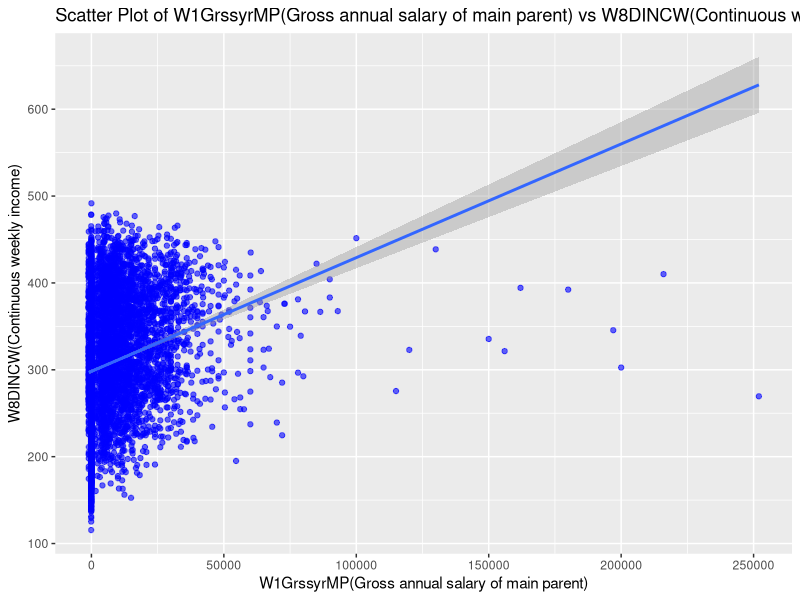
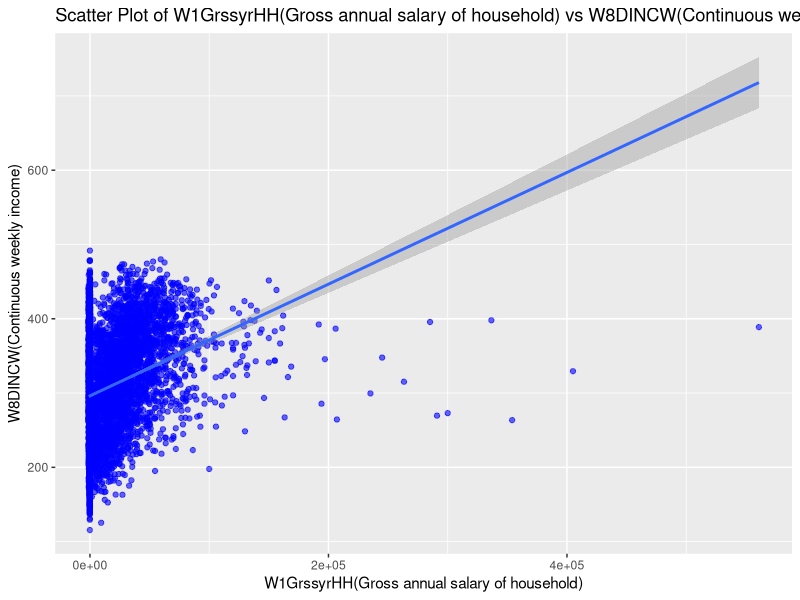
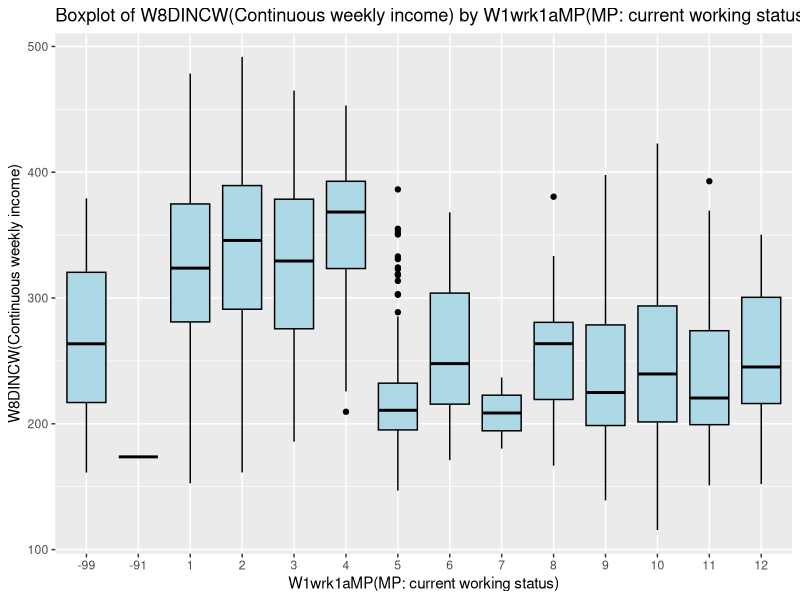
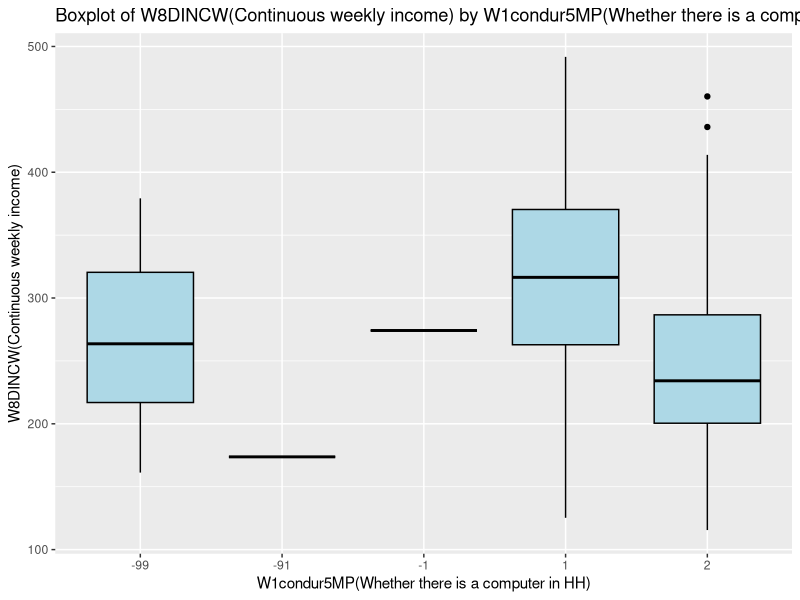
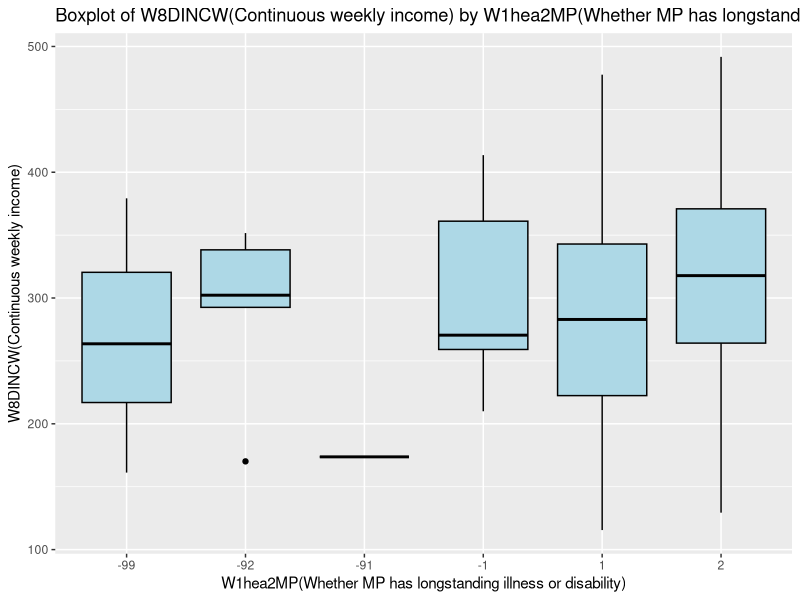
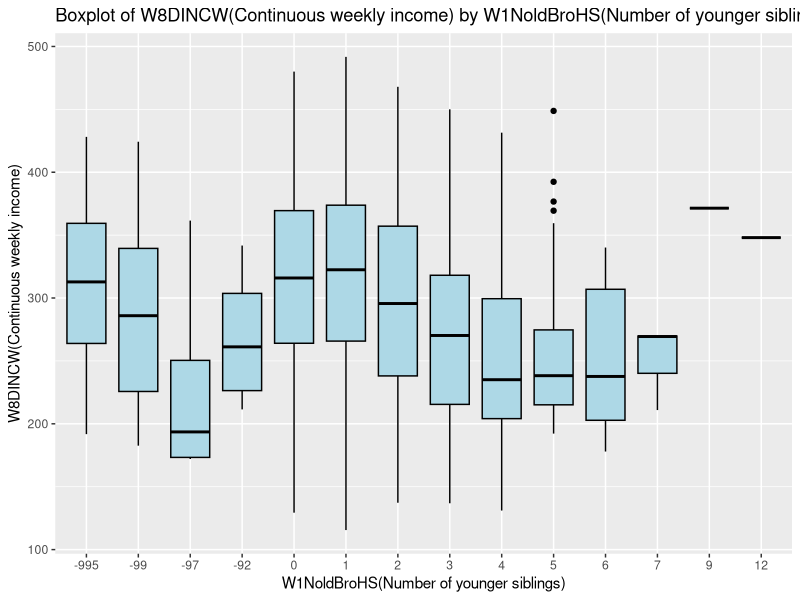
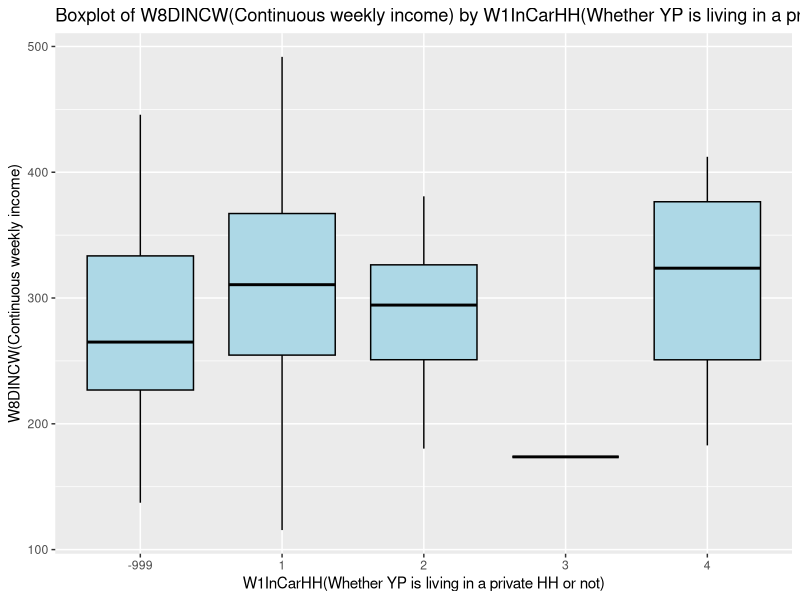
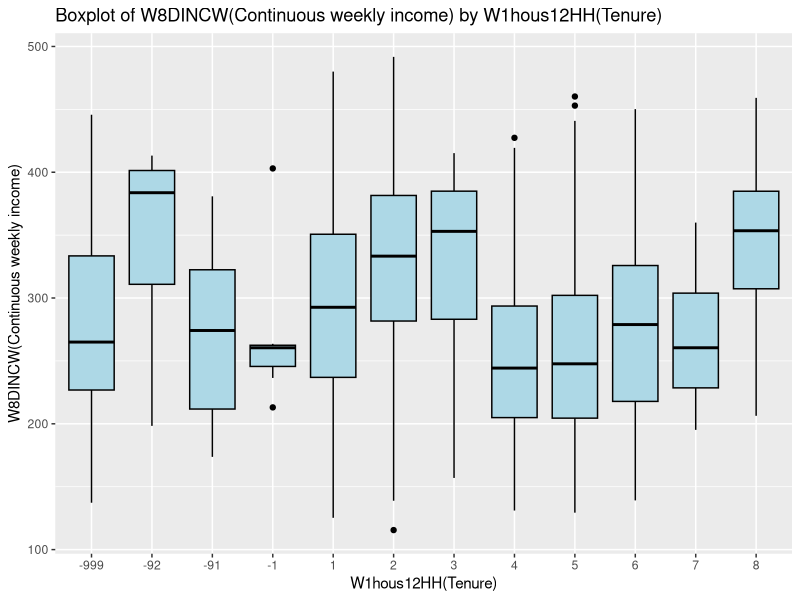

The R script that drew these images, in order:
library(ggplot2)

# EXPLORING THE DATA

assig.dat <- read.csv("INC.csv", header=TRUE, stringsAsFactors=TRUE) #read the assignment data

# Remove NSID column as it is useless
assig.dat <- subset(assig.dat, select = -NSID)

count_negative_positive <- function(column) {
  # Count negative values (-1 or less) and positive values (0 or greater)
  neg <- as.integer(sum(column <= -1, na.rm = TRUE))
  pos <- as.integer(sum(column >= 0, na.rm = TRUE))
  
  # Compute the percentage of missing values
  percentage_missing <- round(100 * neg / (neg + pos), 2)
  
  # Count the number of unique values
  unique_values <- length(unique(na.omit(column)))  # Excluding NA values
  
  # Return all computed values
  return(c(negative = neg, positive = pos, percentage_missing = percentage_missing, unique_values = unique_values))
}


# Apply function to all columns and print results
information_for_cleaning<-sapply(assig.dat, count_negative_positive)
information_for_cleaning

# Extract row indices for reference
row_names <- rownames(information_for_cleaning)

# Convert matrix to data frame for easier processing
df <- as.data.frame(information_for_cleaning)

# Assign row names as column names
colnames(df) <- colnames(information_for_cleaning)

# Extract values
unique_values <- as.numeric(df["unique_values", ])
percentage_missing <- as.numeric(df["percentage_missing", ])


# Hardcoding the continuous columns with less than 30% missing:
cont_list <- c("W1yschat1", "W2ghq12scr", "W4schatYP", "W6DebtattYP", "W8DINCW", "W8DGHQSC")

# List 1: continuous columns with more than 30 percent missing values (columns to be removed in cleaning part)
cont_with_more_than_30_per <- names(df)[unique_values > 300 & percentage_missing >= 30]

# List 2: categorical columns with less than 10% missing (rows to be removed in cleaning part)
cat_with_less_than_10_per <- names(df)[(percentage_missing < 10 & unique_values <= 300) 
                                       & !(names(df) %in% cont_list)] 
# List 3: categorical columns with more than 10% missing values (we will transform the rows in the cleaning part to missing)
transform_into_missing <- names(df)[(unique_values < 300 & percentage_missing >= 10) & !(names(df) %in% cont_list)]

# Print the lists with their lengths
cat("cont_with_more_than_30_per:", cont_with_more_than_30_per, "\nLength:", length(cont_with_more_than_30_per), "\n")
cat("cat_with_less_than_10_per:", cat_with_less_than_10_per, "\nLength:", length(cat_with_less_than_10_per), "\n")
cat("transform_into_missing:", transform_into_missing, "\nLength:", length(transform_into_missing), "\n")

# Read the dictionary file as this will help us with readability
dict.dat <- read.csv("DataDictTranslation.csv", header=TRUE, stringsAsFactors=FALSE)

# Filter dict.dat to keep only rows where Variable exists in assig.dat
dict.dat <- dict.dat[dict.dat$Variable %in% names(assig.dat), ]

# Convert columns to categorical or continuous based on "Type" column
for (col in dict.dat$Variable) {
  var_type <- dict.dat$Type[dict.dat$Variable == col]
  
  if (var_type == "categorical" || var_type == "binary") {
    assig.dat[[col]] <- as.factor(assig.dat[[col]])  # Convert to categorical
  } else if (var_type == "continuous") {
    assig.dat[[col]] <- as.numeric(as.character(assig.dat[[col]]))  # Convert to numeric
  }
}

# Create new column names by combining variable names with meanings
dict.dat$NewName <- paste0(dict.dat$Variable, "(", dict.dat$Meaning, ")")

# Rename columns in assig.dat using dictionary mapping
names(assig.dat) <- dict.dat$NewName[match(names(assig.dat), dict.dat$Variable)]

# Print count of each type in dict.dat
print(table(dict.dat$Type))  

# Get and print the actual data types in assig.dat
assig_types <- sapply(assig.dat, class)
print(table(assig_types))  

dim(assig.dat) #looking at the dimensions
head(assig.dat) #looking at the data
summary(assig.dat) #getting the summary of each col

#looping through each col, and looking at it's impact on the weekly income

target_col <- "W8DINCW(Continuous weekly income)"
for (col in names(assig.dat)) {
  if (col == target_col) next  # Skip the weekly income column itself
  
  # Check if the column is numeric or categorical
  if (is.numeric(assig.dat[[col]])) {
    # Scatter plot for numeric columns
    p <- ggplot(na.omit(assig.dat), aes(x=.data[[col]], y=.data[[target_col]])) +
      geom_point(alpha=0.6, color="blue") + geom_smooth(method = "lm")+ 
      labs(title=paste("Scatter Plot of", col, "vs", target_col),
           x=col, y=target_col)
  } else {
    # Boxplot for categorical columns
    p <- ggplot(assig.dat, aes(x=.data[[col]], y=.data[[target_col]])) +
      geom_boxplot(fill="lightblue", color="black") +
      labs(title=paste("Boxplot of", target_col, "by", col),
           x=col, y=target_col)
  }
  
  # Print the plot
  print(p)
}


#based on these result:
#we will remove rows with missing values if it is a categorical predictor and has less than 10% missing values and 6levels or more
#remove continuous predictors with more than 30% missing data
#if the categorical predictor has more than 10% missing rows, we will group them into a missing level
#we will also explore if their is a missingness pattern for some interesting predictors
